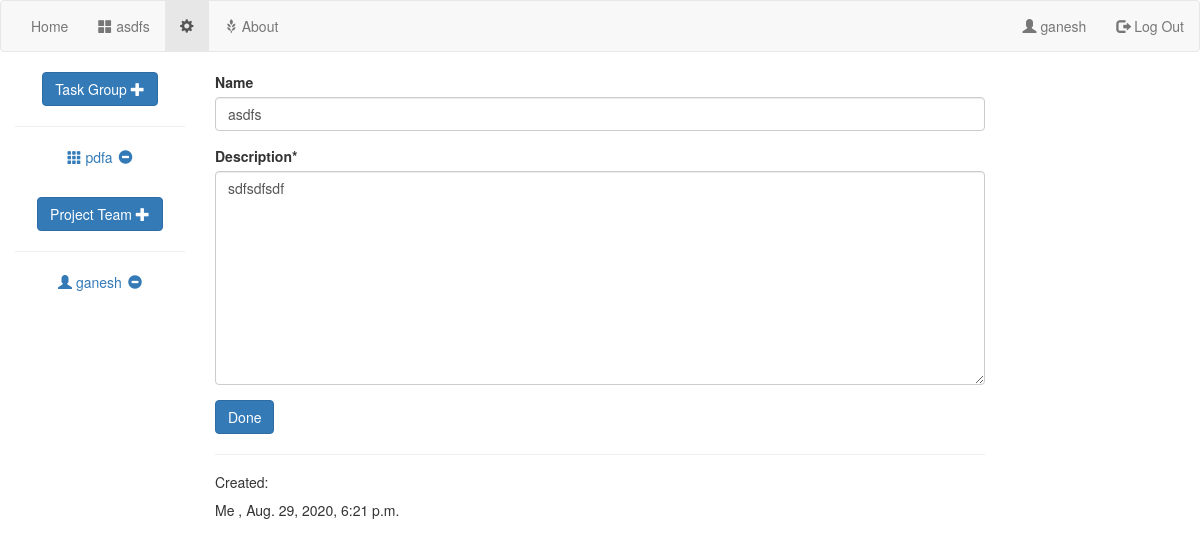
Screenshot of /1/projectEdit/ (signed in) with the database file from the repository.
### projectMgr/models.py (models this page shows)
class Project(models.Model):
    name = models.CharField(max_length=100)
    people = models.ManyToManyField(User,related_name="project_set")
    description = models.TextField()
    isArchived = models.BooleanField(default=False)
    comment = models.ManyToManyField(Comment)
    created = models.DateTimeField(auto_now=True)
    createdBy = models.ForeignKey(User,on_delete=models.CASCADE,related_name="projectIcreated",null=True)
    deadLine = models.DateTimeField(null=True)
    pass

class User(AbstractUser):
    profilePicture = models.CharField(max_length=200,null=True)
    fullName = models.CharField(max_length=100,null=True)
    bio = models.CharField(null=True,max_length=500)
    pass

class TaskGroup(models.Model):
    name = models.CharField(max_length=100)
    creator = models.ForeignKey(User,on_delete=models.CASCADE,related_name='taskgroupIcreated',null=True)
    description = models.TextField()
    project = models.ForeignKey(Project,on_delete=models.CASCADE,related_name="taskgroup_set",null=True)
    comment = models.ManyToManyField(Comment)
    people = models.ManyToManyField(User)
    created = models.DateTimeField(auto_now=True)
    DeadLine = models.DateTimeField(null=True)

### projectMgr/views.py (the view)
# urls.py: path('<int:projectid>/projectEdit/',views.projectDetailEdit,name='projectDetailEdit'),
def projectDetailEdit(request: HttpRequest, projectid):
    if not request.user.is_authenticated:
        return redirect('projectMgr:homepage')
    thisProject = models.Project.objects.get(id=projectid)
    if request.method == "POST":
        form = forms.editProject(request.POST, nameVal=thisProject.name, descriptionVal=thisProject.description)
        print('form start', form, 'form end')
        if form.is_valid():
            name = form.cleaned_data['name']
            description = form.cleaned_data['description']
            thisProject.name = name
            thisProject.description = description
            thisProject.save()
            action.send(request.user, verb="edited project", action_object=thisProject,
                        target=None)
            return redirect('projectMgr:projectDetail', projectid)
    else:
        form = forms.editProject(nameVal=thisProject.name, descriptionVal=thisProject.description)
    return render(request, 'projectMgr/projectDetailEdit.html',
                  {"form": form, "project": thisProject, "thisUser": request.user})

### projectMgr/forms.py
class editProject(forms.Form):
    name = forms.CharField(max_length=100, required=False)
    description = forms.CharField(widget=forms.Textarea, empty_value="description default")
    def __init__(self, *args, nameVal=None, descriptionVal=None, **kwargs):
        super().__init__(*args, **kwargs)
        print("name is ", nameVal)
        if nameVal:
            self.fields['name'].initial = nameVal
        if descriptionVal:
            self.fields['description'].initial = descriptionVal

### projectMgr/templates/projectMgr/projectDetailEdit.html (shortened to what this page needs)
{% extends 'projectMgr/base.html' %}
{% block leftnav %}
<li><a href="{% url 'projectMgr:projectDetail' project.id %}" ><span class="glyphicon glyphicon-th-large"></span> {{project.name}}</a></li>
<li class="active"><a href="{% url 'projectMgr:projectDetailEdit' project.id  %}" ><span class="glyphicon glyphicon-cog"></span></a></li>
{% endblock %}
{% block body %}
    {% load crispy_forms_tags %}
    <form action="{% url 'projectMgr:projectDetailEdit' project.id %}" method="post">
    {{ form|crispy }}
    <input type="submit" class="btn btn-primary" value="Done">
    </form>
        <hr>
    <h5>Created:</h5>
    <div class="row">
        <div class="col-sm-4">
             {% if thisUser == project.createdBy %} Me {% else %} {{project.createdBy.username }} {% endif %},
        {{ project.created }}
        </div>
    </div>
{% endblock %}
{% block sidenav %}
    <a href="{% url 'projectMgr:createTaskGroup' project.id%}" class="btn btn-primary">Task Group <span class="glyphicon glyphicon-plus"></span> </a>
   <hr>
            {% for task in project.taskgroup_set.all %}
                <p><a style="margin: 3px"  href="{% url 'projectMgr:taskGroupDetail' projectid=project.id taskGroupId=task.id %}"><span class="glyphicon glyphicon-th"></span> {{ task.name }}</a><a style="margin: 3px"  href="{% url 'projectMgr:taskGroupRemove' project.id task.id %}"><span class="glyphicon glyphicon-minus-sign"></span></a></p>
        {% endfor %}
    <br>
      <a href="{% url 'projectMgr:chooseProjectMates' project.id %}" class="btn btn-primary">Project Team <span class="glyphicon glyphicon-plus"></span> </a>
   <hr>
            {% for person in project.people.all %}
            <p><a style="margin: 3px"  href=""><span class="glyphicon glyphicon-user"></span> {{ person.username }}</a><a style="margin: 3px"  href="{% url 'projectMgr:projectMateRemove' project.id person.id %}"><span class="glyphicon glyphicon-minus-sign"></span></a></p>
        {% endfor %}
    <br>
{% endblock %}

### projectMgr/templates/projectMgr/base.html (shortened to what this page needs)
<!DOCTYPE html>
<html lang="en">
 {% load static %}
<link rel="stylesheet" type="text/css" href="{% static 'projectMgr/styles.css' %}">
  <link rel="stylesheet" href="https://maxcdn.bootstrapcdn.com/bootstrap/3.4.1/css/bootstrap.min.css">
<nav class="navbar navbar-default ">
    <div class="container-fluid">
        <ul class="nav navbar-nav">
            <li class="nav-item"><a href="{% url 'projectMgr:homepage' %}">Home</a></li>
            {% block leftnav %}
            {% endblock %}
            <li><a href="{% url 'projectMgr:about' %}"><span class="glyphicon glyphicon-grain"></span> About</a></li>
        </ul>
        <ul class="nav navbar-nav navbar-right">
            {% block rightnav %}
                {% if thisUser %}
                    <li><a href="{% url 'projectMgr:userinfo' %}"><span class="glyphicon glyphicon-user"></span> {{ thisUser.username }}</a></li>
                    <li><a href="{% url 'projectMgr:logout' %}"><span class="glyphicon glyphicon-log-out"></span> Log Out</a></li>
                {% else %}
                    <li><a href="{% url 'projectMgr:signin' %}"><span class="glyphicon glyphicon-log-in"></span> Log In</a></li>
                    <li><a href="{% url 'projectMgr:signup' %}"><span class="glyphicon glyphicon-user"></span> Sign Up</a></li>
                {% endif %}
            {% endblock %}
        </ul>
    </div>
</nav>
<div class="container-fluid text-center">
    <div class="row content">
        <div class="col-sm-2 sidenav">
            {% block sidenav %}{% endblock %}
        </div>
        <div class="col-sm-8 text-left">
        {% block body %}{% endblock %}
        </div>
    </div>
</div>
</html>

### rows the page displays
Project: name "asdfs", description "sdfsdfsdf", created "Aug. 29, 2020, 6:21 p.m."
User: username "ganesh"
TaskGroup: name "pdfa"
